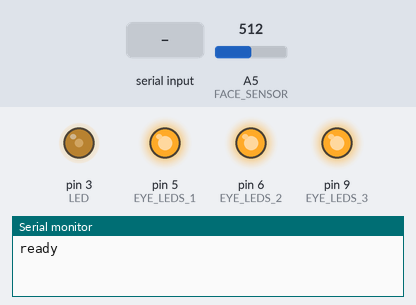
The sketch below on a simulated Arduino Uno, built with avr-gcc and run on an emulated ATmega328P. On the bench: output pins drawn as LEDs (lit = HIGH), the last lines printed to the serial monitor. The test bench sets the inputs (shaded band); at power-on: A5 (FACE_SENSOR) = 512. Pins used as bus, display or sensor lines are not drawn.

Above: at 1.2 s.
1.3 s: "E90\n" received over Serial
At 2.3 s:
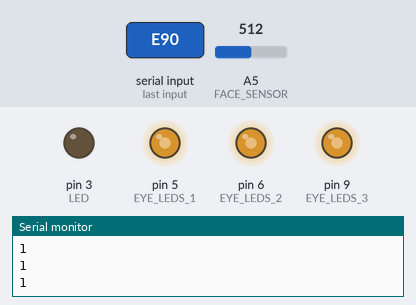
2.8 s: "L90\n" received over Serial
At 3.5 s:
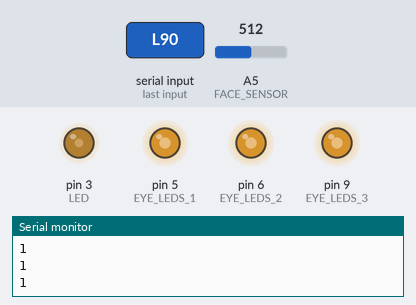
4.3 s: "E,45\n" received over Serial
At 4.6 s:
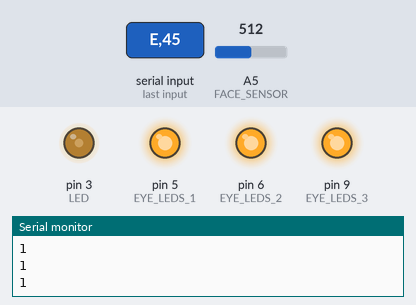
5.8 s: "L,45\n" received over Serial
At 7.0 s:
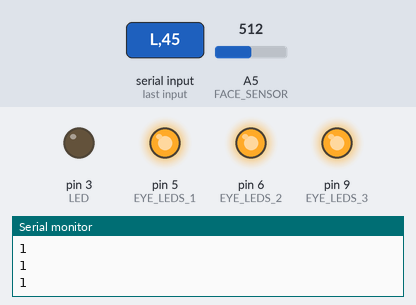
Timing chart, 0 to 8.3 s (numbered marks = the images above; inputs shaded):
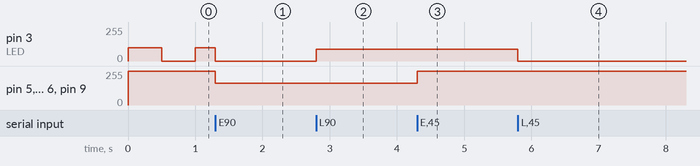

The sketch:

viewfinderIO.ino
```cpp
#define LED 3
#define EYE_LEDS_1 5
#define EYE_LEDS_2 6
#define EYE_LEDS_3 9
#define FACE_SENSOR A5
#define FACE_SENSOR_POWER A4
#define LED_DEFAULT 100

String inString = "";

int ledLevel = LED_DEFAULT;
int faceState = 0;
int eyeLedLevel = 0;
int faceThreshold = 800;

int serialInterval = 100;
long serialTimer = 0;

int blinkInterval = 500; // LED blinks while serial is not connected
long blinkTimer = 0;

boolean connected = false;
int connectionTimeout = 5000; // if nothing is received over serial after a while, change state to disconnected.
long connectionTimer;

void setup() {

	pinMode(LED, OUTPUT);
	pinMode(EYE_LEDS_1, OUTPUT);
	pinMode(EYE_LEDS_2, OUTPUT);
	pinMode(EYE_LEDS_3, OUTPUT);
	pinMode(FACE_SENSOR, INPUT);
	pinMode(FACE_SENSOR_POWER, OUTPUT);

	serialTimer = millis();
	blinkTimer = millis();
	connectionTimer = millis();

	analogWrite(LED, ledLevel);
	digitalWrite(FACE_SENSOR_POWER, LOW);

	Serial.begin(115200);

	Serial.println("ready");
}


void loop() {

	analogWrite(LED, ledLevel);
	analogWrite(EYE_LEDS_1, 255 - eyeLedLevel);
	analogWrite(EYE_LEDS_2, 255 - eyeLedLevel);
	analogWrite(EYE_LEDS_3, 255 - eyeLedLevel);

	if(connected && millis() - connectionTimer > connectionTimeout) {
		connected = false;
		ledLevel = 0;
		digitalWrite(FACE_SENSOR_POWER, LOW);
	}

	if(!connected && millis() - blinkTimer > blinkInterval) {

		ledLevel = abs(ledLevel - LED_DEFAULT); // switches between 0 and LED_DEFAULT.
		blinkTimer = millis();

	} else if(connected && millis() - serialTimer > serialInterval) {
		faceState = analogRead(FACE_SENSOR);
		if(faceState < faceThreshold) {
			Serial.println(1);
		} else {
			Serial.println(0);
		}
		serialTimer = millis();
	}

	while(Serial.available() > 0) {
		char inChar = Serial.read();
		if(inChar == '\n') {
			parseVars(inString);
		} else {
			inString += inChar;
		}
		//connected = true;
		//digitalWrite(FACE_SENSOR_POWER, HIGH);
		connectionTimer = millis();
	}

}


void parseVars(String s) {

	char cmd = s.charAt(0);
	String varString = s.substring(1, s.length());
	int var = varString.toInt();

	switch(cmd) {

		case 'L':
			ledLevel = var;
			break;

		case 'E':
			eyeLedLevel = var;
			break;

		case 'T':
			faceThreshold = var;
			break;
	}

	switch(cmd) {
		case 'L':
		case 'E':
		case 'T':
			if(!connected) ledLevel = 0;
			connected = true;
			digitalWrite(FACE_SENSOR_POWER, HIGH);
			break;
	}

	/*
	Serial.print(cmd);
	Serial.print(" = ");
	Serial.println(var);
	*/
	inString = "";

}
```

Measured:
- after the input at 1.3 s, pin 5 (EYE_LEDS_1), pin 6 (EYE_LEDS_2), pin 9 (EYE_LEDS_3): 255/255 → 165/255 at once
- after the input at 2.8 s, pin 3 (LED): 0/255 → 90/255 at once
- after the input at 4.3 s, pin 5 (EYE_LEDS_1), pin 6 (EYE_LEDS_2), pin 9 (EYE_LEDS_3): 165/255 → 255/255 at once
- after the input at 5.8 s, pin 3 (LED): 90/255 → 0/255 at once
